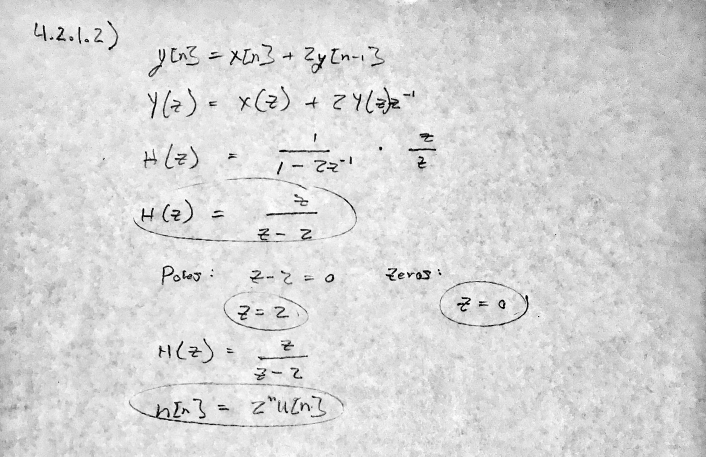
%> input picture Lab 4/4.2.1.2.jpg, 1412 x 913 px (shown at 1/2 size)
$ octave lab4part2.m   (GNU Octave 9; MATLAB toolbox functions it lacks are replaced by stand-ins)
%> lines starting %> are read from the running program, lines starting %| are printed output that depends on the picture
### Lab 4/glottal_key_to_note.m
function [xx] = glottal_key_to_note(keynum, dur, harm, fs)
    %GLOTTAL_KEY_TO_NOTE

    freq = 110 * (   2^( (keynum-49)/12 )   );
    A = 1;
    phi = 0;

    tt = 0:(1/fs):dur-1/fs;
    xx = zeros(1,length(tt));

    for k = [-harm:-1 1:harm]
        xx = xx + real( A*exp(j*2*pi*freq*k*tt)*exp(j*phi) );
    end

end

### Lab 4/whisper.m
function [xx] = whisper(dur, fs)
    %WHISPER
    xx = randn(1,floor(fs * dur));
    xx = xx - min(xx);
    xx = xx / max(xx);
end

### Lab 4/lab4part2.m
%% Lab 4 Part 2

%% 2.1 - Pole-Zero Plots
%

clear

%%
% 2.1.1

%%
% Question: Where in the complex plane can zeros and poles be placed to
% have the strongest influence on the magnitude response of the filter?

%%
% Zeros and poles can be placed near the unit circle (meaning they have a
% magnitude of ~1) to have the strongest influence on the magnitude
% response of the filter.

%%
% 2.1.2

%%
% Question: What are the poles and zeros of this filter?
%%
% Question: What is this filter's impulse response?

img = imread("4.2.1.2.jpg");
%> img is the input picture: size 913x1412x3 uint8; min 0, max 255, mean 214
image(img);

%% 2.2 - Vowel Creation
%

clf

%%
% 2.2.1

%%
% eh

Ehzeros = [-0.08276-0.78621i, -0.08276+0.78621i, -0.92388+0.38268i, ...
    -0.92388-0.38268i, 0.70711+0.70711i, 0.70711-0.70711i, 0];
Ehpoles = [];

Ehzeros = angle(Ehzeros);
array2table(Ehzeros)
%> (this line was passed over: array2table is not available in this run)

%%
% 2.2.2

EhB = [1, 0.59906, 0.08360, 0.60303, 0.68858, 0.43649, 0.62498, 0] %#ok<NOPTS>
EhA = [1] %#ok<NBRAK,NOPTS>

%%
% 2.2.3

img = imread("4.2.2.3.png");
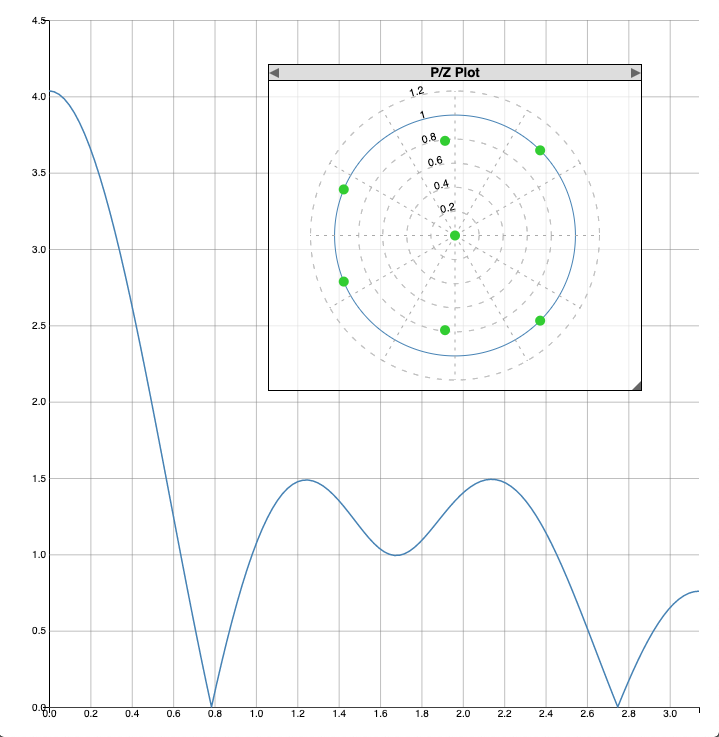
%> input picture Lab 4/4.2.2.3.png, 719 x 737 px
%> img is the input picture: size 737x719x3 uint8; mean R, G, B 249.5, 250, 250.2
image(img);

%%
% 2.2.4

type glottal_key_to_note

fs = 8000;
dur = .20;
glottal = glottal_key_to_note(42, dur, 50, fs);

eh = filter(EhB,EhA,glottal);
audiowrite("eh.wav", eh/max(eh), fs);

%% 2.3 Four More Vowel Sounds
%

%%
% ee

img = imread("2.3 ee.png");
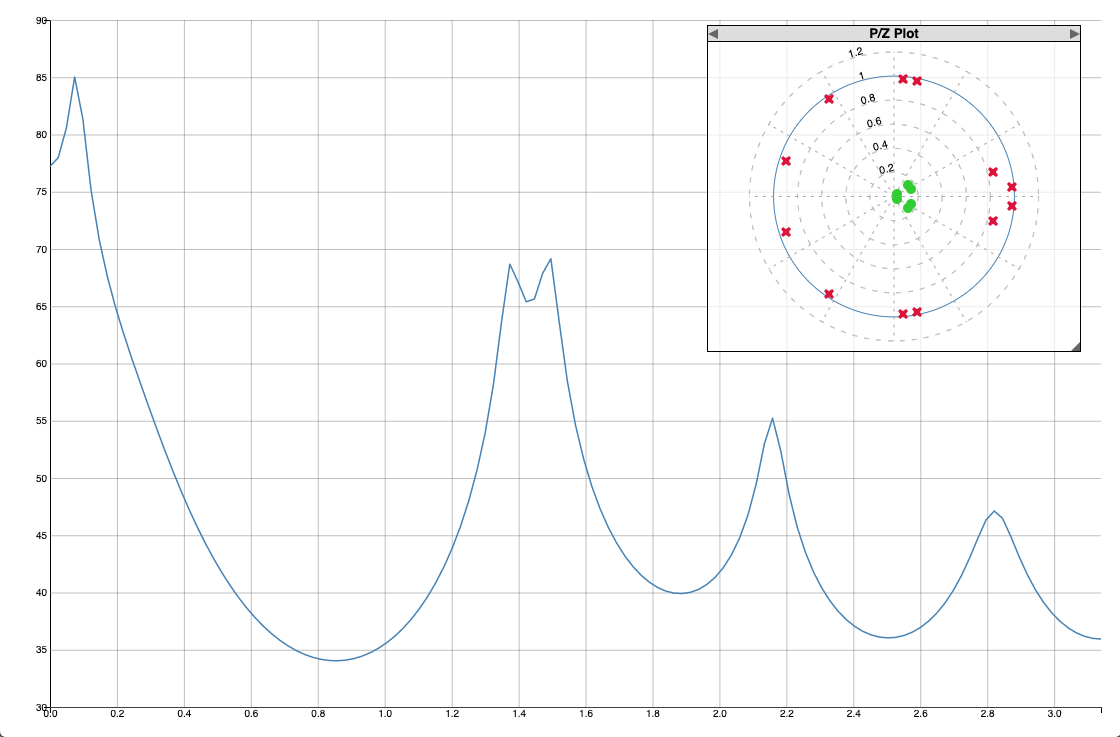
%> input picture Lab 4/2.3 ee.png, 1120 x 737 px
%> img is the input picture: size 737x1120x3 uint8; mean R, G, B 250.5, 250.7, 250.9
image(img);

EeB = [200, -112.94259, 27.76224, -3.61118, 0.25026, -0.00788, 0.00011];
EeA = [1, -1.26228, 0.68492, -0.90067, -0.23604, 0.20558, 0.47245, 0.53774, ...
    -0.08982, -0.40057, 0.39162, -0.92361, 0.53604];
Eezeros = [0.11626-0.09550i, 0.11626+0.09550i, 0.02491+0.02076i, ...
        0.02491-0.02076i, 0.14118+0.06228i, 0.14118-0.06228i];
Eepoles = [-0.89689-0.29481i, -0.89689+0.29481i, 0.82215-0.20346i, ...
        0.82215+0.20346i, 0.19100-0.95917i, 0.19100+0.95917i, ...
        0.07474-0.97578i, 0.07474+0.97578i, -0.53979-0.80969i, ...
        -0.53979+0.80969i, 0.97993+0.07889i, 0.97993-0.07889i];

ee = filter(EeB,EeA,glottal);
audiowrite("ee.wav", ee/max(ee), fs);

%%
% oo

img = imread("2.3 oo.png");
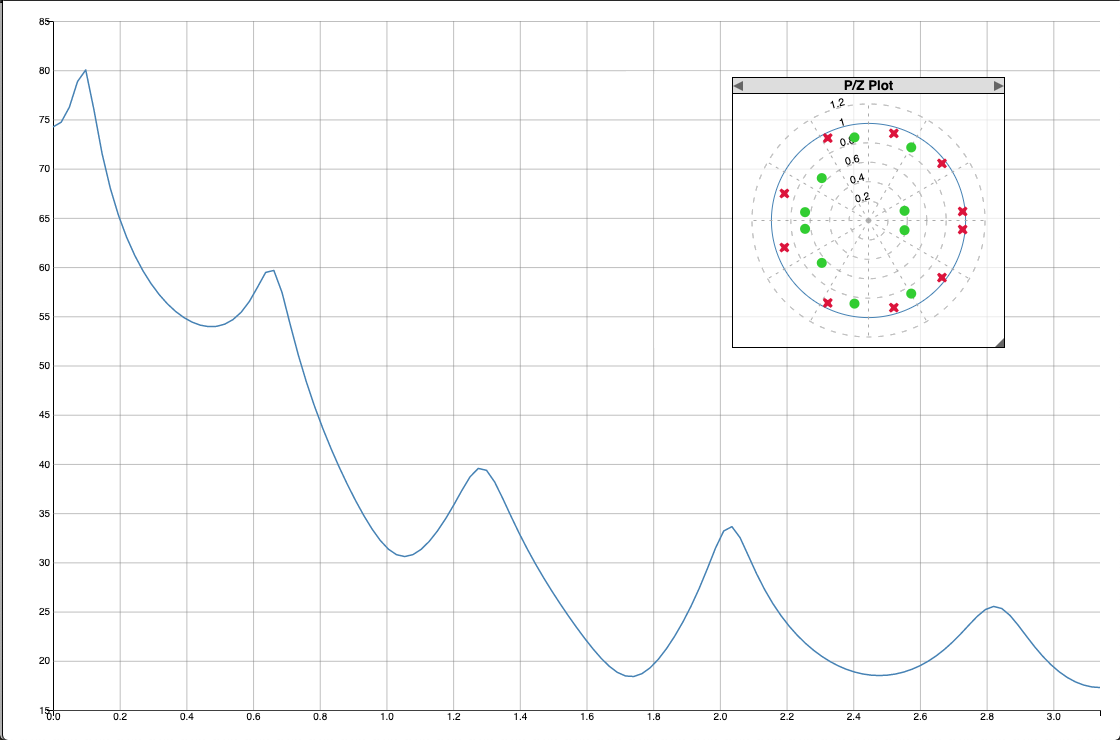
%> input picture Lab 4/2.3 oo.png, 1120 x 740 px
%> img is the input picture: size 740x1120x3 uint8; mean R, G, B 250, 250.2, 250.3
image(img);

OoB = [55, 51.43840, 51.39310, 48.07304, 30.54631, 23.39079, 10.37301, ...
    -3.26610, -5.37189, -0.43537, 0.85523];
OoA = [1, -1.40287, 0.43513, 0.10564, -0.15593, 0.16557, -0.29405, ...
    0.25794, 0.08829, -0.71436, 0.56551];
Oozeros = [-0.65330-0.08596i, -0.65330+0.08596i, -0.14441-0.85616i, ...
    -0.14441+0.85616i, 0.37135-0.09971i, 0.37135+0.09971i, ...
    0.44011-0.75301i, 0.44011+0.75301i, -0.48138-0.43668i, ...
    -0.48138+0.43668i];
Oopoles = [-0.86648-0.27851i, -0.86648+0.27851i, 0.75645-0.58797i, ...
    0.75645+0.58797i, -0.41948-0.84928i, -0.41948+0.84928i, ...
    0.96963-0.09284i, 0.96963+0.09284i, 0.26132-0.89742i, ...
    0.26132+0.89742i];

oo = filter(OoB,OoA,glottal);
audiowrite("oo.wav", oo/max(oo), fs);

%%
% oh

img = imread("2.3 oh.png");
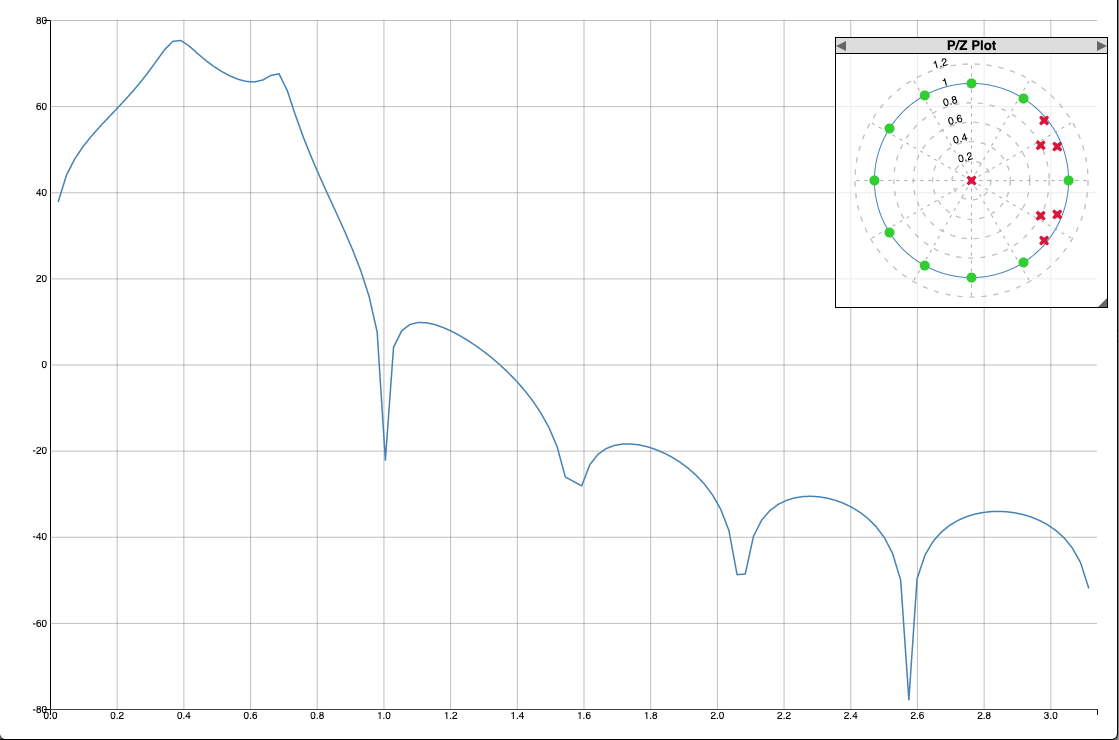
%> input picture Lab 4/2.3 oh.png, 1119 x 740 px
%> img is the input picture: size 740x1119x3 uint8; mean R, G, B 250.4, 250.7, 250.8
image(img);

OhB = [1, 1.58051, 1.78483, 1.41740, 0.78483, 0, -0.78483, -1.41740, ...
        -1.78483, -1.58051, -1];
OhA = [1, -4.68698, 9.77351, -11.49104, 8.01180, -3.13776, 0.54346, 0];
Ohzeros = [1, 1i, -1i, 0.53583+0.84433i, 0.53583-0.84433i, ...
    -0.48175+0.87631i, -0.48175-0.87631i, -0.84433+0.53583i, ...
    -0.84433-0.53583i, -1];
Ohpoles = [0.88329+0.34972i, 0.88329-0.34972i, 0.74740+0.61830i, ...
    0.74740-0.61830i, 0, 0.71281+0.36319i, 0.71281-0.36319i];

oh = filter(OhB,OhA,glottal);
audiowrite("oh.wav", oh/max(oh), fs);

%%
% ah

img = imread("2.3 ah.png");
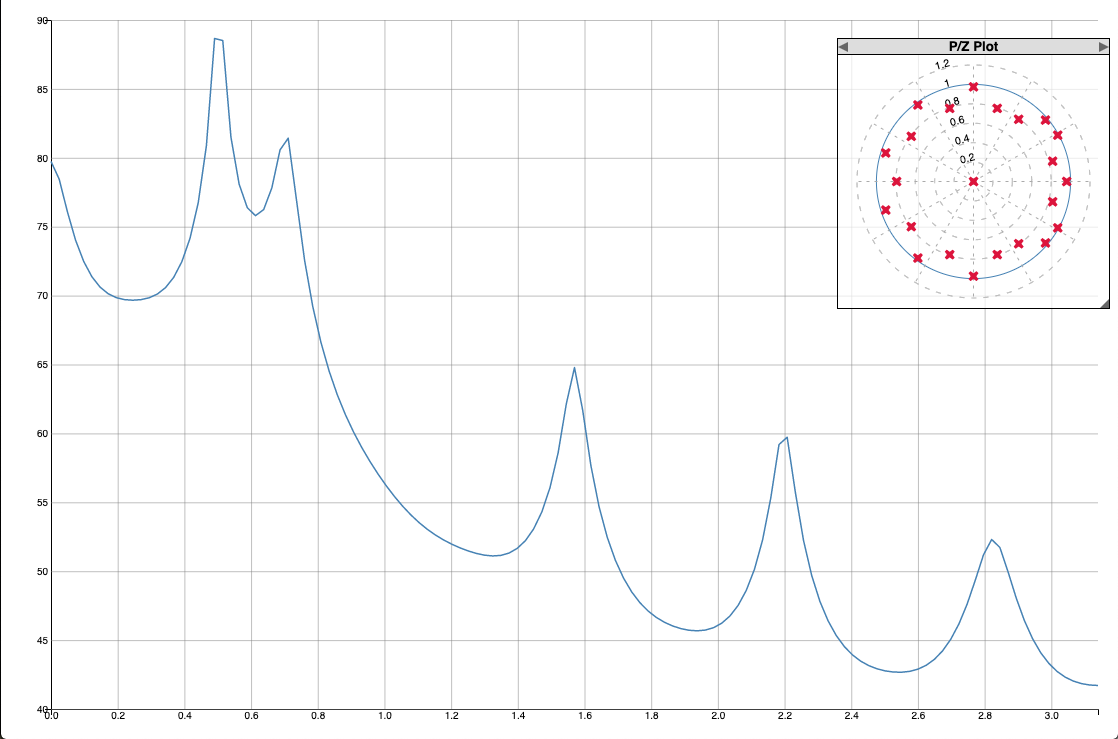
%> input picture Lab 4/2.3 ah.png, 1118 x 739 px
%> img is the input picture: size 739x1118x3 uint8; mean R, G, B 250.6, 250.6, 251
image(img);

AhB = [675];
AhA = [1, -1.71198, 0.92521, -0.08710, 0.18647, -0.02439, -0.07753, ...
    -0.09882, -0.17966, 0.11212, 0.63108, -0.96745, 0.48493, -0.06256, ...
    -0.06501, -0.01741, 0.00826, 0.02030, 0.02860, -0.00497, -0.07143, ...
    0.10441, -0.06347, 0];
Ahzeros = [];
Ahpoles = [0.86754+0.47694i, 0.86754-0.47694i, 0.74151+0.63331i, ...
    0.74151-0.63331i, 0.97515i, -0.97515i, -0.57318+0.78891i, ...
    -0.57318-0.78891i, -0.90388+0.29369i, -0.90388-0.29369i, 0.96030, 0, ...
    0.81506+0.20927i, 0.81506-0.20927i, -0.24474+0.75324i, ...
    -0.24474-0.75324i, -0.64074+0.46553i, -0.64074-0.46553i, ...
    0.24474+0.75324i, 0.24474-0.75324i, -0.792, 0.46553+0.64074i, ...
    0.46553-0.64074i];

ah = filter(AhB,AhA,glottal);
audiowrite("ah.wav", ah/max(ah), fs);

%% 2.4 - Whispering Vowels
%

type whisper
whisp = whisper(dur, fs);

%%
%

eh = filter(EhB,EhA,whisp);
ee = filter(EeB,EeA,whisp);
oo = filter(OoB,OoA,whisp);
oh = filter(OhB,OhA,whisp);
ah = filter(AhB,AhA,whisp);

audiowrite("eh-whisp.wav", eh/max(eh), fs);
audiowrite("ee-whisp.wav", ee/max(ee), fs);
audiowrite("oo-whisp.wav", oo/max(oo), fs);
audiowrite("oh-whisp.wav", oh/max(oh), fs);
audiowrite("ah-whisp.wav", ah/max(ah), fs);

%% 2.5 - Reconstruction of a Voweled Fugue
%

%> (the run ends here)
